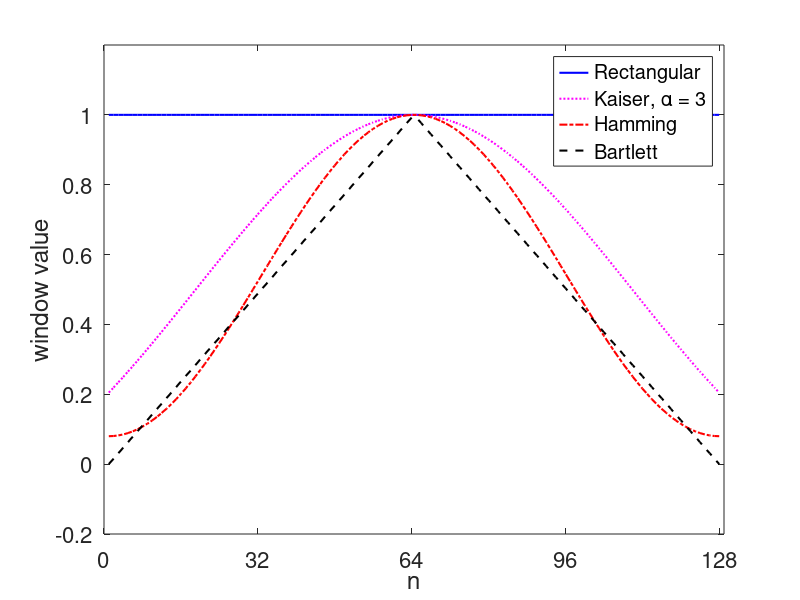
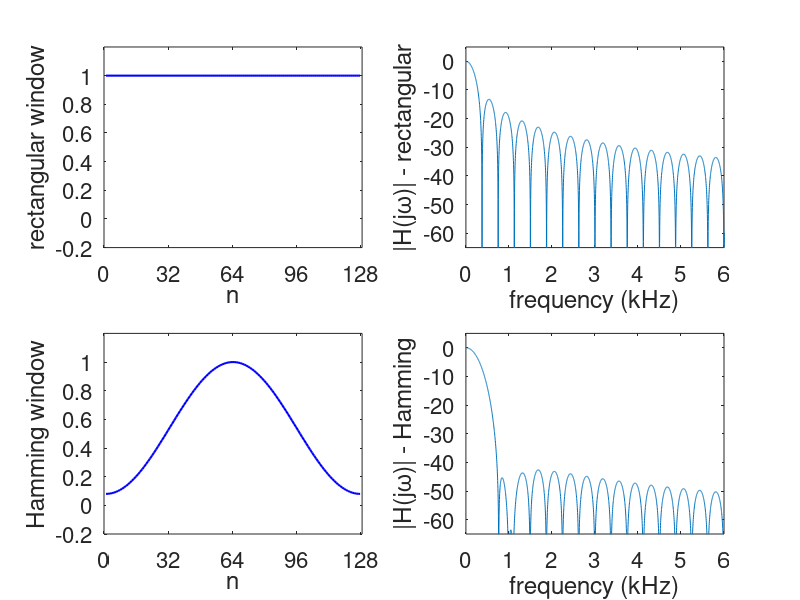

Reproduce these figures in MATLAB, in order.
%//////////////////////////////////////////////////////////////////////
%/ Welch, Wright, & Morrow, 
%/ Real-time Digital Signal Processing, 2005
%/
%/ This m-file is used to generate plots of various
%/ common windowing functions used in spectral analysis.
%/
%//////////////////////////////////////////////////////////////////////

% Simulation inputs
N = 128;
alpha = 3;
Nfft = 1024*8;
Fs = 48000;

S = char('b-','m:','r-.','k--'); % line type control for the plot
myFontSize = 16;                 % font size for the plot labels

% Calculated terms
w1 = bartlett(N);
w2 = hamming(N);
w3 = rectwin(N);
w4 = kaiser(N, alpha);

[H3, f] = freqz(w3/sum(w3), 1, Nfft, Fs);
[H2, f] = freqz(w2/sum(w2), 1, Nfft, Fs);

% Output terms
figure(1)
P1 = plot(w3, S(1,:));
set(P1, 'LineWidth', 1.5)
set(gca, 'FontSize', myFontSize)
hold on
P2 = plot(w4, S(2,:));
set(P2, 'LineWidth', 1.5)
P3 = plot(w2, S(3,:));
set(P3, 'LineWidth', 1.5)
P4 = plot(w1, S(4,:));
set(P4, 'LineWidth', 1.5)
legend('Rectangular', 'Kaiser, \alpha = 3', 'Hamming', 'Bartlett')
axis([0 129 -.2 1.2])
set(gca, 'XTick', [0 32 64 96 128])
set(gca, 'XTickLabel', [0 32 64 96 128])
ylabel('window value')
xlabel('n')
hold off

figure(2)
subplot(2,2,1)
P3 = plot(w3, S(1,:));
set(P3, 'LineWidth', 1.5)
set(gca, 'FontSize', myFontSize)
axis([0 129 -.2 1.2])
set(gca, 'XTick', [0 32 64 96 128])
set(gca, 'XTickLabel', [0 32 64 96 128])
ylabel('rectangular window')
xlabel('n')

subplot(2,2,2)
plot(f/1000, 20*log10(abs(H3 + eps)))
set(gca, 'FontSize', myFontSize)
axis([0 6 -65 5])
%set(gca, 'XTick', [0 3 6 9 12 15 18 21 24])
%set(gca, 'XTickLabel', [0 3 6 9 12 15 18 21 24])
ylabel('|H(j\omega)| - rectangular')
xlabel('frequency (kHz)')

subplot(2,2,3)
P2 = plot(w2, S(1,:));
set(P2, 'LineWidth', 1.5)
set(gca, 'FontSize', myFontSize)
axis([0 129 -.2 1.2])
set(gca, 'XTick', [0 32 64 96 128])
set(gca, 'XTickLabel', [0 32 64 96 128])
ylabel('Hamming window')
xlabel('n')

subplot(2,2,4)
plot(f/1000, 20*log10(abs(H2 + eps)))
set(gca, 'FontSize', myFontSize)
axis([0 6 -65 5])
%set(gca, 'XTick', [0 3 6 9 12 15 18 21 24])
%set(gca, 'XTickLabel', [0 3 6 9 12 15 18 21 24])
ylabel('|H(j\omega)| - Hamming')
xlabel('frequency (kHz)')

%print -depsc2 windowExample